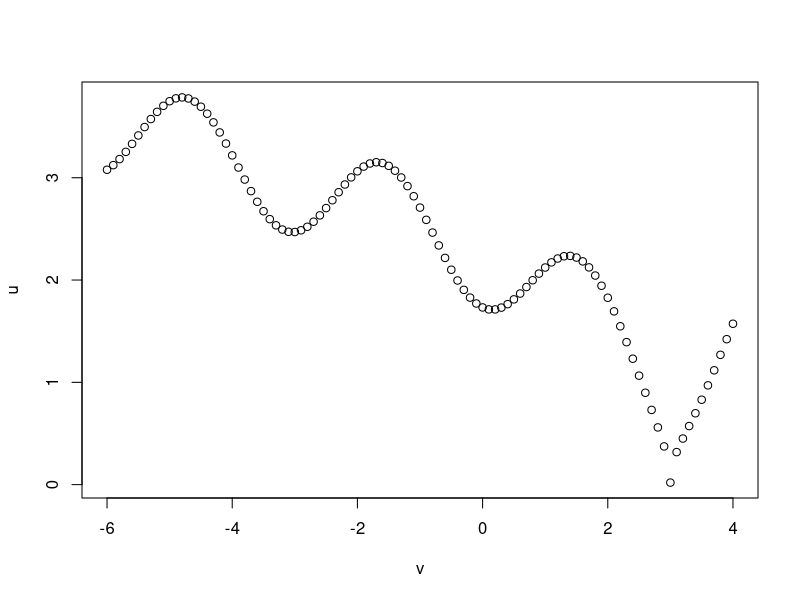
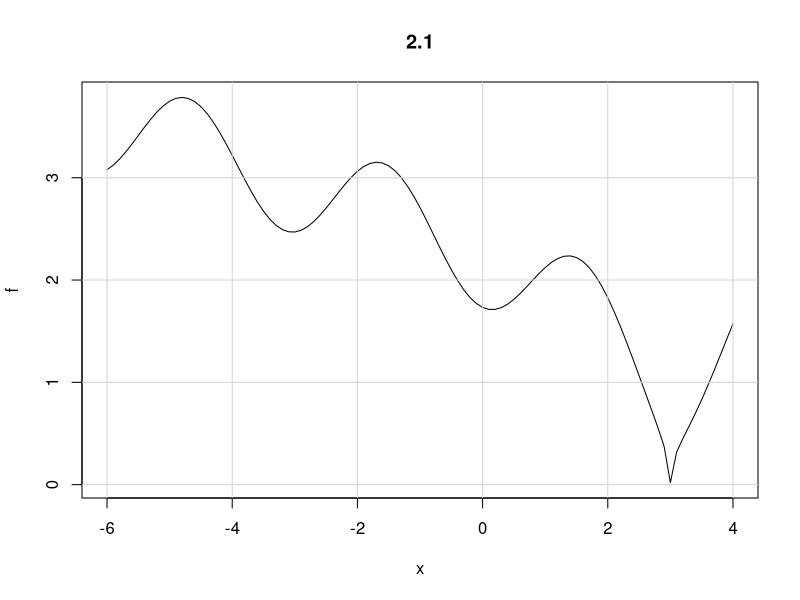

Source code (R) for these figures, in order: (Note: this script raises an error after producing the figures.)
## nom du fichier 
## qui la créé
## Description 
## Date

## Exercice 1 ####
is.integer(2) #typé par défaut en double
is.integer(2L)

if(sqrt(2) * sqrt(2) != 2) print("what ?!") ## on peut modifier en mettant un seuil 

if(0.1 + 0.2 == 0.3) print("result is ok") ## pas l'arrondis dans le système décimale mais dans le système binaire
#On va tronquer le système binaire 

#en binaire 0.1 est périodique

if(0.1 + 0.2 != 0.3) print("no way !!!!")

## Exercice 2 ####
# 1.
# f(x)=sin(x)²+ sqrt(|x−3|)
f <- function(x) sin(x) ^ 2 + sqrt(abs(x-3))

# 2. 
v = seq(-6, 4, by = 0.1)
print(v)
u <- f(v)
print(u)
#plot
plot(v,u)
plot(f, from = -6, to = 4, main = "2.1")
#on peut utiliser curve aussi
#xlim = from et to 
#lwd = largeur
grid(lty = 1)#rajoute une grille

# 3.
integrate(f, lower=-6, upper=4)
#fonctionne par intégration numérique
#erreur bornée en fonction de l'écartement entre deux points dans la grille

#4. 
mn <- optimise(f, c(-6,4))
mx <- optimise(f, c(-6,4), maximum = TRUE)
#min(f(-6:4)) optimisation sur des valeurs discrètes
#avec optimise vraie opti sur l'intervalle de val continue. 
mx2 <- optimise(-f, c(-6,4))
#si optimise est convexe alors ça fonctionne 
#pour trouver le max de f(x) = min -f(x)

## Exercice 3 ####
#1. 

simuData <- function(x) {
  set.seed(20)
  runif(x)
}
#simuData(3)

#2. 
#perte(s, y, p)
data <- simuData(10)
pertes <- function(s, y=data, p=2) {(sum(abs(s - y)^p))^(1/p)}
pertes(2)
h <- Vectorize(pertes)
curve(h, 0, 10)
#pertes(2, simuData(300), 2)

#3. 
#vect_p = c(1,2,5,1/2)
argmin_p <- optimise(pertes, c(0,10), s=1, p=2)
#optimise(f, interval, parameters à fournir à f, lower, upper, ...)
#https://www.rdocumentation.org/packages/stats/versions/3.6.2/topics/optimize
print(argmin_p)

#3. correction
y <- simuData(20)

for(p in c(1,2,5,1/2)) {
  print(paste("Begin computation for p = ", p))
  print(optimise(f=perte, interval = range(y), y=y, p=p))
}


ps <- c(1,2,5,1/2)
lps <- length(ps)
results <- data.frame(p = numerics(lps), 
                      minimum = numerics(lps),
                      objective = numerics(lps))

#correction erreur avec le prof 

# x* pour le minimum 
# f(x*) => fonction objective => focntion qu'on cherche 

#identical permet de comparer deux vecteurs

#chronométrage
system.time(f2simple(xtest)) #pd car les fonctions sont trop rapides
system.time(f2renv(xtest))
#replicate pour répliquer un appel, on va faire une centaine d'appe pour comparer les temsp d'éxécution des fonctons

#Solution : utiliser microbenchmarking (avec répliques)
#library(microbenchmark)
#library(ggplot2)
#affiche un tableau avec les perf
#affiche un res graphique avec ggplot2

#estimateur à noyau
# barystogramme 

# un = est en fait une fonction '=(f,sin(x)^2+sqrt(abs(x-3))')
# tous les opérateurs sont des fonctions en fait

## Exercices additionnels ####

## test GIT ####

